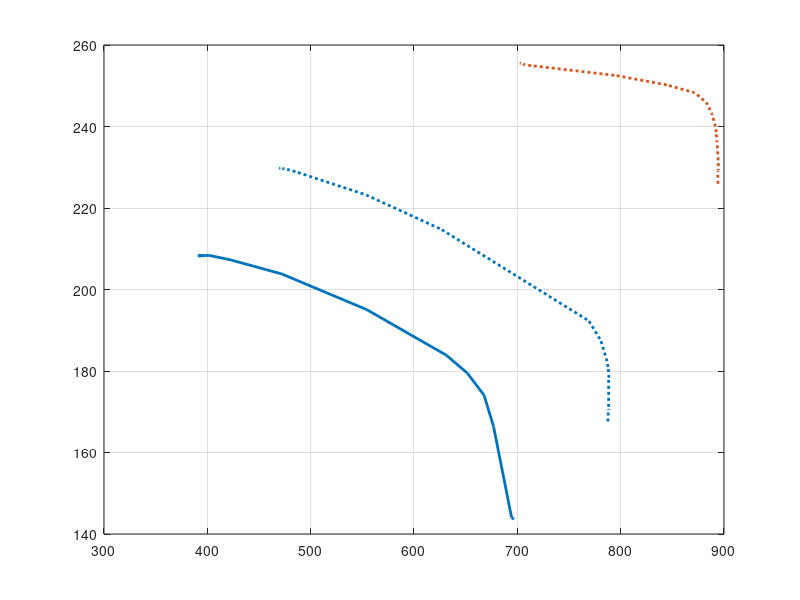

Recreate this plot in MATLAB. (Note: this script raises an error after producing the figure.)
clc;
close all;
clear;

load paretoArch2Old.mat
load paretoArch4Old.mat
load paretoArch5Old2.mat

figure1 = figure('units','normalized','Position', [0.1 0.1 0.35 0.3]);
axes1 = axes('Parent', figure1);
box(axes1, 'on')
hold(axes1, 'on')
grid(axes1, 'on')
h(1) = plot(paretoArch4Old(:,1),paretoArch4Old(:,2), ':', ...
    'displayname', 'Arch 3, upper bound', 'linewidth', 2, 'color', [0, 0.45, 0.74]);
h(2) = plot(paretoArch4Old(7:end,3),paretoArch4Old(7:end,4), ...
    'displayname', 'Arch 3, heuristic', 'linewidth', 2, 'color', [0, 0.45, 0.74]);
h(3) = plot(paretoArch2Old(:,1),paretoArch2Old(:,2), ':', ...
    'displayname', 'Arch 2, upper bound', 'linewidth', 2, 'color', [.85, .33, .1]);
x = paretoArch2Old(:,3);
y = paretoArch2Old(:,4);
y0 = smooth(x, y);
h(4) = plot(x,y0, ...
    'displayname', 'Arch 2, heuristic', 'linewidth', 2, 'color', [.85, .33, .1]);


h(5) = plot(paretoArch5Old2(:,1),paretoArch5Old2(:,2), ':', ...
    'displayname', 'Arch 4, upper bound', 'linewidth', 2, 'color', [.93, .69, .13]);
x = paretoArch5Old2(:,3);
x(11) = [];
y = paretoArch5Old2(:,4);
y(11) = [];
y0 = smooth(x, y,7);
h(6) = plot(x(8:end),y0(8:end), ...
    'displayname', 'Arch 4, heuristic', 'linewidth', 2, 'color', [.93, .69, .13]);

xlabel('Number of Connections', 'fontsize', 16)
ylabel('Throughput Tbps', 'fontsize', 16)
h = legend(h(1:6), 'location', 'southwest');
h.FontSize = 12;
saveas(figure1, 'paretoArchitectures.jpg')
